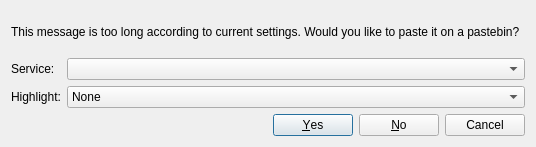
<?xml version="1.0" encoding="UTF-8"?>
<ui version="4.0">
 <class>PasteDialog</class>
 <widget class="QDialog" name="PasteDialog">
  <property name="geometry">
   <rect>
    <x>0</x>
    <y>0</y>
    <width>536</width>
    <height>147</height>
   </rect>
  </property>
  <property name="windowTitle">
   <string>Paste options</string>
  </property>
  <layout class="QVBoxLayout" name="verticalLayout">
   <item>
    <widget class="QLabel" name="label_3">
     <property name="text">
      <string>This message is too long according to current settings. Would you like to paste it on a pastebin?</string>
     </property>
     <property name="wordWrap">
      <bool>true</bool>
     </property>
    </widget>
   </item>
   <item>
    <layout class="QFormLayout" name="formLayout">
     <item row="0" column="0">
      <widget class="QLabel" name="label">
       <property name="text">
        <string>Service:</string>
       </property>
      </widget>
     </item>
     <item row="0" column="1">
      <widget class="QComboBox" name="ServiceCombo_"/>
     </item>
     <item row="1" column="0">
      <widget class="QLabel" name="label_2">
       <property name="text">
        <string>Highlight:</string>
       </property>
      </widget>
     </item>
     <item row="1" column="1">
      <widget class="QComboBox" name="HighlightCombo_">
       <item>
        <property name="text">
         <string>None</string>
        </property>
       </item>
       <item>
        <property name="text">
         <string notr="true">C++</string>
        </property>
       </item>
       <item>
        <property name="text">
         <string notr="true">XML</string>
        </property>
       </item>
       <item>
        <property name="text">
         <string notr="true">Haskell</string>
        </property>
       </item>
      </widget>
     </item>
    </layout>
   </item>
   <item>
    <widget class="QDialogButtonBox" name="ButtonBox_">
     <property name="orientation">
      <enum>Qt::Horizontal</enum>
     </property>
     <property name="standardButtons">
      <set>QDialogButtonBox::Cancel|QDialogButtonBox::No|QDialogButtonBox::Yes</set>
     </property>
    </widget>
   </item>
  </layout>
 </widget>
 <resources/>
 <connections>
  <connection>
   <sender>ButtonBox_</sender>
   <signal>accepted()</signal>
   <receiver>PasteDialog</receiver>
   <slot>accept()</slot>
   <hints>
    <hint type="sourcelabel">
     <x>248</x>
     <y>254</y>
    </hint>
    <hint type="destinationlabel">
     <x>157</x>
     <y>274</y>
    </hint>
   </hints>
  </connection>
  <connection>
   <sender>ButtonBox_</sender>
   <signal>rejected()</signal>
   <receiver>PasteDialog</receiver>
   <slot>reject()</slot>
   <hints>
    <hint type="sourcelabel">
     <x>316</x>
     <y>260</y>
    </hint>
    <hint type="destinationlabel">
     <x>286</x>
     <y>274</y>
    </hint>
   </hints>
  </connection>
 </connections>
</ui>
